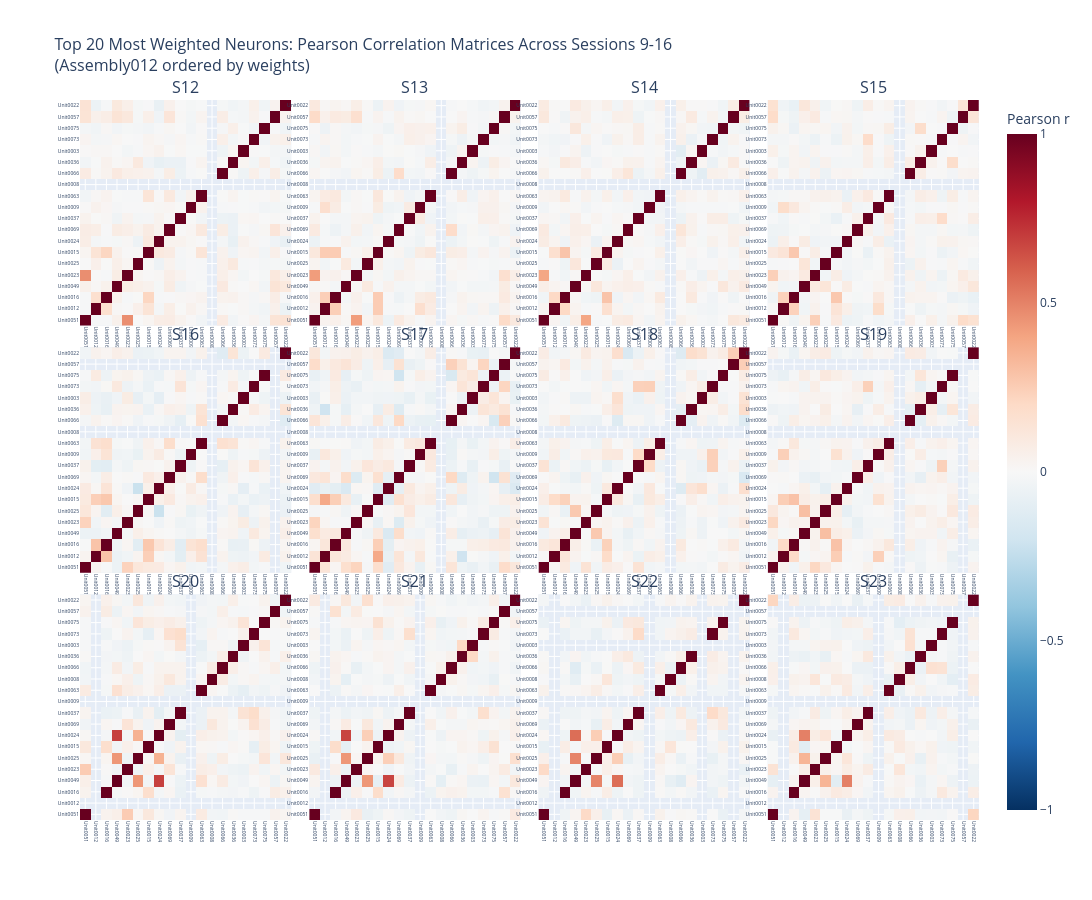

Source (notebook cell):
### Code cell
# set top x neurons and select sessions
top_x_neurons = neurons_ordered[-20:]
session_ids_all = range(12, 28) #fr_track.index.get_level_values('session_id').unique().sort_values()

# drop session 10 and 17
session_ids_all = [s for s in session_ids_all if s not in [10,24,25,29,31]]

n_sessions = len(session_ids_all)

n_cols = 4 # int(np.ceil(np.sqrt(n_sessions)))
n_rows = 3 # int(np.ceil(n_sessions / n_cols))

reversed_order_topx = top_x_neurons[::-1]

# Create subplots
fig = make_subplots(
    rows=n_rows,
    cols=n_cols,
    subplot_titles=[f'S{s}' for s in session_ids_all],
    horizontal_spacing=0.02,
    vertical_spacing=0.03
)

# Compute correlation matrix for each session (only top 10 neurons)
for idx, session_id in enumerate(session_ids_all):
    row = idx // n_cols + 1
    col = idx % n_cols + 1
    
    # Extract session data
    try:
        neuron_data_session = fr_track_selected.xs(session_id, level=2)
        
        # Filter to Unit columns only
        unit_cols = [c for c in neuron_data_session.columns if isinstance(c, str) and c.startswith('Unit')]
        neuron_data_session = neuron_data_session[unit_cols]
        
        # Map top 10 neurons to Unit column names
        topx_unit_cols = [f'Unit{i+1:04d}' for i in top_x_neurons if f'Unit{i+1:04d}' in neuron_data_session.columns]
        
        # Filter to only top 10 neurons
        neuron_data_top10 = neuron_data_session[topx_unit_cols]
        
        # Compute correlation matrix
        corr_matrix = neuron_data_top10.corr()
        
        # Create ordering based on reversed top 10 neurons
        unit_order = [f'Unit{i+1:04d}' for i in reversed_order_topx if f'Unit{i+1:04d}' in corr_matrix.columns]
        
        # Reorder the correlation matrix
        corr_matrix_ordered = corr_matrix.loc[unit_order, unit_order]
        
        # Add heatmap to subplot
        fig.add_trace(
            go.Heatmap(
                z=corr_matrix_ordered.values,
                x=unit_order,
                y=unit_order,
                colorscale='RdBu_r',
                zmin=-1,
                zmax=1,
                showscale=(idx == 0),
                colorbar=dict(
                    title="Pearson r",
                    x=1.02
                ) if idx == 0 else None,
                hovertemplate='X: %{x}<br>Y: %{y}<br>r: %{z:.3f}<extra></extra>'
            ),
            row=row,
            col=col
        )
        
        # Update axes - show tick labels for top 10
        fig.update_xaxes(showticklabels=True, tickangle=90, tickfont=dict(size=5), row=row, col=col)
        fig.update_yaxes(showticklabels=True, tickfont=dict(size=5), row=row, col=col)
        
    except Exception as e:
        print(f"Error processing session {session_id}: {e}")
        continue

# Update layout
fig.update_layout(
    title_text=f"Top 20 Most Weighted Neurons: Pearson Correlation Matrices Across Sessions 9-16<br>(Assembly012 ordered by weights)",
    title_font_size=16,
    width=300 * n_cols,
    height=300 * n_rows,
    showlegend=False
)

fig.show()

print(f"Created {n_sessions} correlation heatmaps (10x10) in {n_rows}x{n_cols} grid")
print(f"Top 10 most weighted neurons: {top_x_neurons.values}")

### Figure 1 — Plotly figure (JSON) as saved in the notebook; plotly's stock layout.template omitted (floating-point values rounded to 4 significant figures; data arrays with more than 128 entries replaced by an {"elided": "..."} marker saying what was removed)
{"data": [{"colorbar": {"title": {"text": "Pearson r"}, "x": 1.02}, "colorscale": [[0, "rgb(5,48,97)"], [0.1, "rgb(33,102,172)"], [0.2, "rgb(67,147,195)"], [0.3, "rgb(146,197,222)"], [0.4, "rgb(209,229,240)"], [0.5, "rgb(247,247,247)"], [0.6, "rgb(253,219,199)"], [0.7, "rgb(244,165,130)"], [0.8, "rgb(214,96,77)"], [0.9, "rgb(178,24,43)"], [1, "rgb(103,0,31)"]], "hovertemplate": "X: %{x}<br>Y: %{y}<br>r: %{z:.3f}<extra></extra>", "showscale": true, "type": "heatmap", "x": ["Unit0051", "Unit0012", "Unit0016", "Unit0049", "Unit0023", "Unit0025", "Unit0015", "Unit0024", "Unit0069", "Unit0037", "Unit0009", "Unit0063", "Unit0008", "Unit0066", "Unit0036", "Unit0003", "Unit0073", "Unit0075", "Unit0057", "Unit0022"], "xaxis": "x", "y": ["Unit0051", "Unit0012", "Unit0016", "Unit0049", "Unit0023", "Unit0025", "Unit0015", "Unit0024", "Unit0069", "Unit0037", "Unit0009", "Unit0063", "Unit0008", "Unit0066", "Unit0036", "Unit0003", "Unit0073", "Unit0075", "Unit0057", "Unit0022"], "yaxis": "y", "z": {"elided": "20x20 float values"}, "zmax": 1, "zmin": -1}, {"colorscale": [[0, "rgb(5,48,97)"], [0.1, "rgb(33,102,172)"], [0.2, "rgb(67,147,195)"], [0.3, "rgb(146,197,222)"], [0.4, "rgb(209,229,240)"], [0.5, "rgb(247,247,247)"], [0.6, "rgb(253,219,199)"], [0.7, "rgb(244,165,130)"], [0.8, "rgb(214,96,77)"], [0.9, "rgb(178,24,43)"], [1, "rgb(103,0,31)"]], "hovertemplate": "X: %{x}<br>Y: %{y}<br>r: %{z:.3f}<extra></extra>", "showscale": false, "type": "heatmap", "x": ["Unit0051", "Unit0012", "Unit0016", "Unit0049", "Unit0023", "Unit0025", "Unit0015", "Unit0024", "Unit0069", "Unit0037", "Unit0009", "Unit0063", "Unit0008", "Unit0066", "Unit0036", "Unit0003", "Unit0073", "Unit0075", "Unit0057", "Unit0022"], "xaxis": "x2", "y": ["Unit0051", "Unit0012", "Unit0016", "Unit0049", "Unit0023", "Unit0025", "Unit0015", "Unit0024", "Unit0069", "Unit0037", "Unit0009", "Unit0063", "Unit0008", "Unit0066", "Unit0036", "Unit0003", "Unit0073", "Unit0075", "Unit0057", "Unit0022"], "yaxis": "y2", "z": {"elided": "20x20 float values"}, "zmax": 1, "zmin": -1}, {"colorscale": [[0, "rgb(5,48,97)"], [0.1, "rgb(33,102,172)"], [0.2, "rgb(67,147,195)"], [0.3, "rgb(146,197,222)"], [0.4, "rgb(209,229,240)"], [0.5, "rgb(247,247,247)"], [0.6, "rgb(253,219,199)"], [0.7, "rgb(244,165,130)"], [0.8, "rgb(214,96,77)"], [0.9, "rgb(178,24,43)"], [1, "rgb(103,0,31)"]], "hovertemplate": "X: %{x}<br>Y: %{y}<br>r: %{z:.3f}<extra></extra>", "showscale": false, "type": "heatmap", "x": ["Unit0051", "Unit0012", "Unit0016", "Unit0049", "Unit0023", "Unit0025", "Unit0015", "Unit0024", "Unit0069", "Unit0037", "Unit0009", "Unit0063", "Unit0008", "Unit0066", "Unit0036", "Unit0003", "Unit0073", "Unit0075", "Unit0057", "Unit0022"], "xaxis": "x3", "y": ["Unit0051", "Unit0012", "Unit0016", "Unit0049", "Unit0023", "Unit0025", "Unit0015", "Unit0024", "Unit0069", "Unit0037", "Unit0009", "Unit0063", "Unit0008", "Unit0066", "Unit0036", "Unit0003", "Unit0073", "Unit0075", "Unit0057", "Unit0022"], "yaxis": "y3", "z": {"elided": "20x20 float values"}, "zmax": 1, "zmin": -1}, {"colorscale": [[0, "rgb(5,48,97)"], [0.1, "rgb(33,102,172)"], [0.2, "rgb(67,147,195)"], [0.3, "rgb(146,197,222)"], [0.4, "rgb(209,229,240)"], [0.5, "rgb(247,247,247)"], [0.6, "rgb(253,219,199)"], [0.7, "rgb(244,165,130)"], [0.8, "rgb(214,96,77)"], [0.9, "rgb(178,24,43)"], [1, "rgb(103,0,31)"]], "hovertemplate": "X: %{x}<br>Y: %{y}<br>r: %{z:.3f}<extra></extra>", "showscale": false, "type": "heatmap", "x": ["Unit0051", "Unit0012", "Unit0016", "Unit0049", "Unit0023", "Unit0025", "Unit0015", "Unit0024", "Unit0069", "Unit0037", "Unit0009", "Unit0063", "Unit0008", "Unit0066", "Unit0036", "Unit0003", "Unit0073", "Unit0075", "Unit0057", "Unit0022"], "xaxis": "x4", "y": ["Unit0051", "Unit0012", "Unit0016", "Unit0049", "Unit0023", "Unit0025", "Unit0015", "Unit0024", "Unit0069", "Unit0037", "Unit0009", "Unit0063", "Unit0008", "Unit0066", "Unit0036", "Unit0003", "Unit0073", "Unit0075", "Unit0057", "Unit0022"], "yaxis": "y4", "z": {"elided": "20x20 float values"}, "zmax": 1, "zmin": -1}, {"colorscale": [[0, "rgb(5,48,97)"], [0.1, "rgb(33,102,172)"], [0.2, "rgb(67,147,195)"], [0.3, "rgb(146,197,222)"], [0.4, "rgb(209,229,240)"], [0.5, "rgb(247,247,247)"], [0.6, "rgb(253,219,199)"], [0.7, "rgb(244,165,130)"], [0.8, "rgb(214,96,77)"], [0.9, "rgb(178,24,43)"], [1, "rgb(103,0,31)"]], "hovertemplate": "X: %{x}<br>Y: %{y}<br>r: %{z:.3f}<extra></extra>", "showscale": false, "type": "heatmap", "x": ["Unit0051", "Unit0012", "Unit0016", "Unit0049", "Unit0023", "Unit0025", "Unit0015", "Unit0024", "Unit0069", "Unit0037", "Unit0009", "Unit0063", "Unit0008", "Unit0066", "Unit0036", "Unit0003", "Unit0073", "Unit0075", "Unit0057", "Unit0022"], "xaxis": "x5", "y": ["Unit0051", "Unit0012", "Unit0016", "Unit0049", "Unit0023", "Unit0025", "Unit0015", "Unit0024", "Unit0069", "Unit0037", "Unit0009", "Unit0063", "Unit0008", "Unit0066", "Unit0036", "Unit0003", "Unit0073", "Unit0075", "Unit0057", "Unit0022"], "yaxis": "y5", "z": {"elided": "20x20 float values"}, "zmax": 1, "zmin": -1}, {"colorscale": [[0, "rgb(5,48,97)"], [0.1, "rgb(33,102,172)"], [0.2, "rgb(67,147,195)"], [0.3, "rgb(146,197,222)"], [0.4, "rgb(209,229,240)"], [0.5, "rgb(247,247,247)"], [0.6, "rgb(253,219,199)"], [0.7, "rgb(244,165,130)"], [0.8, "rgb(214,96,77)"], [0.9, "rgb(178,24,43)"], [1, "rgb(103,0,31)"]], "hovertemplate": "X: %{x}<br>Y: %{y}<br>r: %{z:.3f}<extra></extra>", "showscale": false, "type": "heatmap", "x": ["Unit0051", "Unit0012", "Unit0016", "Unit0049", "Unit0023", "Unit0025", "Unit0015", "Unit0024", "Unit0069", "Unit0037", "Unit0009", "Unit0063", "Unit0008", "Unit0066", "Unit0036", "Unit0003", "Unit0073", "Unit0075", "Unit0057", "Unit0022"], "xaxis": "x6", "y": ["Unit0051", "Unit0012", "Unit0016", "Unit0049", "Unit0023", "Unit0025", "Unit0015", "Unit0024", "Unit0069", "Unit0037", "Unit0009", "Unit0063", "Unit0008", "Unit0066", "Unit0036", "Unit0003", "Unit0073", "Unit0075", "Unit0057", "Unit0022"], "yaxis": "y6", "z": {"elided": "20x20 float values"}, "zmax": 1, "zmin": -1}, {"colorscale": [[0, "rgb(5,48,97)"], [0.1, "rgb(33,102,172)"], [0.2, "rgb(67,147,195)"], [0.3, "rgb(146,197,222)"], [0.4, "rgb(209,229,240)"], [0.5, "rgb(247,247,247)"], [0.6, "rgb(253,219,199)"], [0.7, "rgb(244,165,130)"], [0.8, "rgb(214,96,77)"], [0.9, "rgb(178,24,43)"], [1, "rgb(103,0,31)"]], "hovertemplate": "X: %{x}<br>Y: %{y}<br>r: %{z:.3f}<extra></extra>", "showscale": false, "type": "heatmap", "x": ["Unit0051", "Unit0012", "Unit0016", "Unit0049", "Unit0023", "Unit0025", "Unit0015", "Unit0024", "Unit0069", "Unit0037", "Unit0009", "Unit0063", "Unit0008", "Unit0066", "Unit0036", "Unit0003", "Unit0073", "Unit0075", "Unit0057", "Unit0022"], "xaxis": "x7", "y": ["Unit0051", "Unit0012", "Unit0016", "Unit0049", "Unit0023", "Unit0025", "Unit0015", "Unit0024", "Unit0069", "Unit0037", "Unit0009", "Unit0063", "Unit0008", "Unit0066", "Unit0036", "Unit0003", "Unit0073", "Unit0075", "Unit0057", "Unit0022"], "yaxis": "y7", "z": {"elided": "20x20 float values"}, "zmax": 1, "zmin": -1}, {"colorscale": [[0, "rgb(5,48,97)"], [0.1, "rgb(33,102,172)"], [0.2, "rgb(67,147,195)"], [0.3, "rgb(146,197,222)"], [0.4, "rgb(209,229,240)"], [0.5, "rgb(247,247,247)"], [0.6, "rgb(253,219,199)"], [0.7, "rgb(244,165,130)"], [0.8, "rgb(214,96,77)"], [0.9, "rgb(178,24,43)"], [1, "rgb(103,0,31)"]], "hovertemplate": "X: %{x}<br>Y: %{y}<br>r: %{z:.3f}<extra></extra>", "showscale": false, "type": "heatmap", "x": ["Unit0051", "Unit0012", "Unit0016", "Unit0049", "Unit0023", "Unit0025", "Unit0015", "Unit0024", "Unit0069", "Unit0037", "Unit0009", "Unit0063", "Unit0008", "Unit0066", "Unit0036", "Unit0003", "Unit0073", "Unit0075", "Unit0057", "Unit0022"], "xaxis": "x8", "y": ["Unit0051", "Unit0012", "Unit0016", "Unit0049", "Unit0023", "Unit0025", "Unit0015", "Unit0024", "Unit0069", "Unit0037", "Unit0009", "Unit0063", "Unit0008", "Unit0066", "Unit0036", "Unit0003", "Unit0073", "Unit0075", "Unit0057", "Unit0022"], "yaxis": "y8", "z": {"elided": "20x20 float values"}, "zmax": 1, "zmin": -1}, {"colorscale": [[0, "rgb(5,48,97)"], [0.1, "rgb(33,102,172)"], [0.2, "rgb(67,147,195)"], [0.3, "rgb(146,197,222)"], [0.4, "rgb(209,229,240)"], [0.5, "rgb(247,247,247)"], [0.6, "rgb(253,219,199)"], [0.7, "rgb(244,165,130)"], [0.8, "rgb(214,96,77)"], [0.9, "rgb(178,24,43)"], [1, "rgb(103,0,31)"]], "hovertemplate": "X: %{x}<br>Y: %{y}<br>r: %{z:.3f}<extra></extra>", "showscale": false, "type": "heatmap", "x": ["Unit0051", "Unit0012", "Unit0016", "Unit0049", "Unit0023", "Unit0025", "Unit0015", "Unit0024", "Unit0069", "Unit0037", "Unit0009", "Unit0063", "Unit0008", "Unit0066", "Unit0036", "Unit0003", "Unit0073", "Unit0075", "Unit0057", "Unit0022"], "xaxis": "x9", "y": ["Unit0051", "Unit0012", "Unit0016", "Unit0049", "Unit0023", "Unit0025", "Unit0015", "Unit0024", "Unit0069", "Unit0037", "Unit0009", "Unit0063", "Unit0008", "Unit0066", "Unit0036", "Unit0003", "Unit0073", "Unit0075", "Unit0057", "Unit0022"], "yaxis": "y9", "z": {"elided": "20x20 float values"}, "zmax": 1, "zmin": -1}, {"colorscale": [[0, "rgb(5,48,97)"], [0.1, "rgb(33,102,172)"], [0.2, "rgb(67,147,195)"], [0.3, "rgb(146,197,222)"], [0.4, "rgb(209,229,240)"], [0.5, "rgb(247,247,247)"], [0.6, "rgb(253,219,199)"], [0.7, "rgb(244,165,130)"], [0.8, "rgb(214,96,77)"], [0.9, "rgb(178,24,43)"], [1, "rgb(103,0,31)"]], "hovertemplate": "X: %{x}<br>Y: %{y}<br>r: %{z:.3f}<extra></extra>", "showscale": false, "type": "heatmap", "x": ["Unit0051", "Unit0012", "Unit0016", "Unit0049", "Unit0023", "Unit0025", "Unit0015", "Unit0024", "Unit0069", "Unit0037", "Unit0009", "Unit0063", "Unit0008", "Unit0066", "Unit0036", "Unit0003", "Unit0073", "Unit0075", "Unit0057", "Unit0022"], "xaxis": "x10", "y": ["Unit0051", "Unit0012", "Unit0016", "Unit0049", "Unit0023", "Unit0025", "Unit0015", "Unit0024", "Unit0069", "Unit0037", "Unit0009", "Unit0063", "Unit0008", "Unit0066", "Unit0036", "Unit0003", "Unit0073", "Unit0075", "Unit0057", "Unit0022"], "yaxis": "y10", "z": {"elided": "20x20 float values"}, "zmax": 1, "zmin": -1}, {"colorscale": [[0, "rgb(5,48,97)"], [0.1, "rgb(33,102,172)"], [0.2, "rgb(67,147,195)"], [0.3, "rgb(146,197,222)"], [0.4, "rgb(209,229,240)"], [0.5, "rgb(247,247,247)"], [0.6, "rgb(253,219,199)"], [0.7, "rgb(244,165,130)"], [0.8, "rgb(214,96,77)"], [0.9, "rgb(178,24,43)"], [1, "rgb(103,0,31)"]], "hovertemplate": "X: %{x}<br>Y: %{y}<br>r: %{z:.3f}<extra></extra>", "showscale": false, "type": "heatmap", "x": ["Unit0051", "Unit0012", "Unit0016", "Unit0049", "Unit0023", "Unit0025", "Unit0015", "Unit0024", "Unit0069", "Unit0037", "Unit0009", "Unit0063", "Unit0008", "Unit0066", "Unit0036", "Unit0003", "Unit0073", "Unit0075", "Unit0057", "Unit0022"], "xaxis": "x11", "y": ["Unit0051", "Unit0012", "Unit0016", "Unit0049", "Unit0023", "Unit0025", "Unit0015", "Unit0024", "Unit0069", "Unit0037", "Unit0009", "Unit0063", "Unit0008", "Unit0066", "Unit0036", "Unit0003", "Unit0073", "Unit0075", "Unit0057", "Unit0022"], "yaxis": "y11", "z": {"elided": "20x20 float values"}, "zmax": 1, "zmin": -1}, {"colorscale": [[0, "rgb(5,48,97)"], [0.1, "rgb(33,102,172)"], [0.2, "rgb(67,147,195)"], [0.3, "rgb(146,197,222)"], [0.4, "rgb(209,229,240)"], [0.5, "rgb(247,247,247)"], [0.6, "rgb(253,219,199)"], [0.7, "rgb(244,165,130)"], [0.8, "rgb(214,96,77)"], [0.9, "rgb(178,24,43)"], [1, "rgb(103,0,31)"]], "hovertemplate": "X: %{x}<br>Y: %{y}<br>r: %{z:.3f}<extra></extra>", "showscale": false, "type": "heatmap", "x": ["Unit0051", "Unit0012", "Unit0016", "Unit0049", "Unit0023", "Unit0025", "Unit0015", "Unit0024", "Unit0069", "Unit0037", "Unit0009", "Unit0063", "Unit0008", "Unit0066", "Unit0036", "Unit0003", "Unit0073", "Unit0075", "Unit0057", "Unit0022"], "xaxis": "x12", "y": ["Unit0051", "Unit0012", "Unit0016", "Unit0049", "Unit0023", "Unit0025", "Unit0015", "Unit0024", "Unit0069", "Unit0037", "Unit0009", "Unit0063", "Unit0008", "Unit0066", "Unit0036", "Unit0003", "Unit0073", "Unit0075", "Unit0057", "Unit0022"], "yaxis": "y12", "z": {"elided": "20x20 float values"}, "zmax": 1, "zmin": -1}], "layout": {"annotations": [{"font": {"size": 16}, "showarrow": false, "text": "S12", "x": 0.1175, "xanchor": "center", "xref": "paper", "y": 1.0, "yanchor": "bottom", "yref": "paper"}, {"font": {"size": 16}, "showarrow": false, "text": "S13", "x": 0.3725, "xanchor": "center", "xref": "paper", "y": 1.0, "yanchor": "bottom", "yref": "paper"}, {"font": {"size": 16}, "showarrow": false, "text": "S14", "x": 0.6275, "xanchor": "center", "xref": "paper", "y": 1.0, "yanchor": "bottom", "yref": "paper"}, {"font": {"size": 16}, "showarrow": false, "text": "S15", "x": 0.8825, "xanchor": "center", "xref": "paper", "y": 1.0, "yanchor": "bottom", "yref": "paper"}, {"font": {"size": 16}, "showarrow": false, "text": "S16", "x": 0.1175, "xanchor": "center", "xref": "paper", "y": 0.6567, "yanchor": "bottom", "yref": "paper"}, {"font": {"size": 16}, "showarrow": false, "text": "S17", "x": 0.3725, "xanchor": "center", "xref": "paper", "y": 0.6567, "yanchor": "bottom", "yref": "paper"}, {"font": {"size": 16}, "showarrow": false, "text": "S18", "x": 0.6275, "xanchor": "center", "xref": "paper", "y": 0.6567, "yanchor": "bottom", "yref": "paper"}, {"font": {"size": 16}, "showarrow": false, "text": "S19", "x": 0.8825, "xanchor": "center", "xref": "paper", "y": 0.6567, "yanchor": "bottom", "yref": "paper"}, {"font": {"size": 16}, "showarrow": false, "text": "S20", "x": 0.1175, "xanchor": "center", "xref": "paper", "y": 0.3133, "yanchor": "bottom", "yref": "paper"}, {"font": {"size": 16}, "showarrow": false, "text": "S21", "x": 0.3725, "xanchor": "center", "xref": "paper", "y": 0.3133, "yanchor": "bottom", "yref": "paper"}, {"font": {"size": 16}, "showarrow": false, "text": "S22", "x": 0.6275, "xanchor": "center", "xref": "paper", "y": 0.3133, "yanchor": "bottom", "yref": "paper"}, {"font": {"size": 16}, "showarrow": false, "text": "S23", "x": 0.8825, "xanchor": "center", "xref": "paper", "y": 0.3133, "yanchor": "bottom", "yref": "paper"}], "height": 900, "showlegend": false, "title": {"font": {"size": 16}, "text": "Top 20 Most Weighted Neurons: Pearson Correlation Matrices Across Sessions 9-16<br>(Assembly012 ordered by weights)"}, "width": 1200, "xaxis": {"anchor": "y", "domain": [0, 0.235], "showticklabels": true, "tickangle": 90, "tickfont": {"size": 5}}, "xaxis10": {"anchor": "y10", "domain": [0.255, 0.49], "showticklabels": true, "tickangle": 90, "tickfont": {"size": 5}}, "xaxis11": {"anchor": "y11", "domain": [0.51, 0.745], "showticklabels": true, "tickangle": 90, "tickfont": {"size": 5}}, "xaxis12": {"anchor": "y12", "domain": [0.765, 1.0], "showticklabels": true, "tickangle": 90, "tickfont": {"size": 5}}, "xaxis2": {"anchor": "y2", "domain": [0.255, 0.49], "showticklabels": true, "tickangle": 90, "tickfont": {"size": 5}}, "xaxis3": {"anchor": "y3", "domain": [0.51, 0.745], "showticklabels": true, "tickangle": 90, "tickfont": {"size": 5}}, "xaxis4": {"anchor": "y4", "domain": [0.765, 1.0], "showticklabels": true, "tickangle": 90, "tickfont": {"size": 5}}, "xaxis5": {"anchor": "y5", "domain": [0, 0.235], "showticklabels": true, "tickangle": 90, "tickfont": {"size": 5}}, "xaxis6": {"anchor": "y6", "domain": [0.255, 0.49], "showticklabels": true, "tickangle": 90, "tickfont": {"size": 5}}, "xaxis7": {"anchor": "y7", "domain": [0.51, 0.745], "showticklabels": true, "tickangle": 90, "tickfont": {"size": 5}}, "xaxis8": {"anchor": "y8", "domain": [0.765, 1.0], "showticklabels": true, "tickangle": 90, "tickfont": {"size": 5}}, "xaxis9": {"anchor": "y9", "domain": [0, 0.235], "showticklabels": true, "tickangle": 90, "tickfont": {"size": 5}}, "yaxis": {"anchor": "x", "domain": [0.6867, 1.0], "showticklabels": true, "tickfont": {"size": 5}}, "yaxis10": {"anchor": "x10", "domain": [0, 0.3133], "showticklabels": true, "tickfont": {"size": 5}}, "yaxis11": {"anchor": "x11", "domain": [0, 0.3133], "showticklabels": true, "tickfont": {"size": 5}}, "yaxis12": {"anchor": "x12", "domain": [0, 0.3133], "showticklabels": true, "tickfont": {"size": 5}}, "yaxis2": {"anchor": "x2", "domain": [0.6867, 1.0], "showticklabels": true, "tickfont": {"size": 5}}, "yaxis3": {"anchor": "x3", "domain": [0.6867, 1.0], "showticklabels": true, "tickfont": {"size": 5}}, "yaxis4": {"anchor": "x4", "domain": [0.6867, 1.0], "showticklabels": true, "tickfont": {"size": 5}}, "yaxis5": {"anchor": "x5", "domain": [0.3433, 0.6567], "showticklabels": true, "tickfont": {"size": 5}}, "yaxis6": {"anchor": "x6", "domain": [0.3433, 0.6567], "showticklabels": true, "tickfont": {"size": 5}}, "yaxis7": {"anchor": "x7", "domain": [0.3433, 0.6567], "showticklabels": true, "tickfont": {"size": 5}}, "yaxis8": {"anchor": "x8", "domain": [0.3433, 0.6567], "showticklabels": true, "tickfont": {"size": 5}}, "yaxis9": {"anchor": "x9", "domain": [0, 0.3133], "showticklabels": true, "tickfont": {"size": 5}}}}
